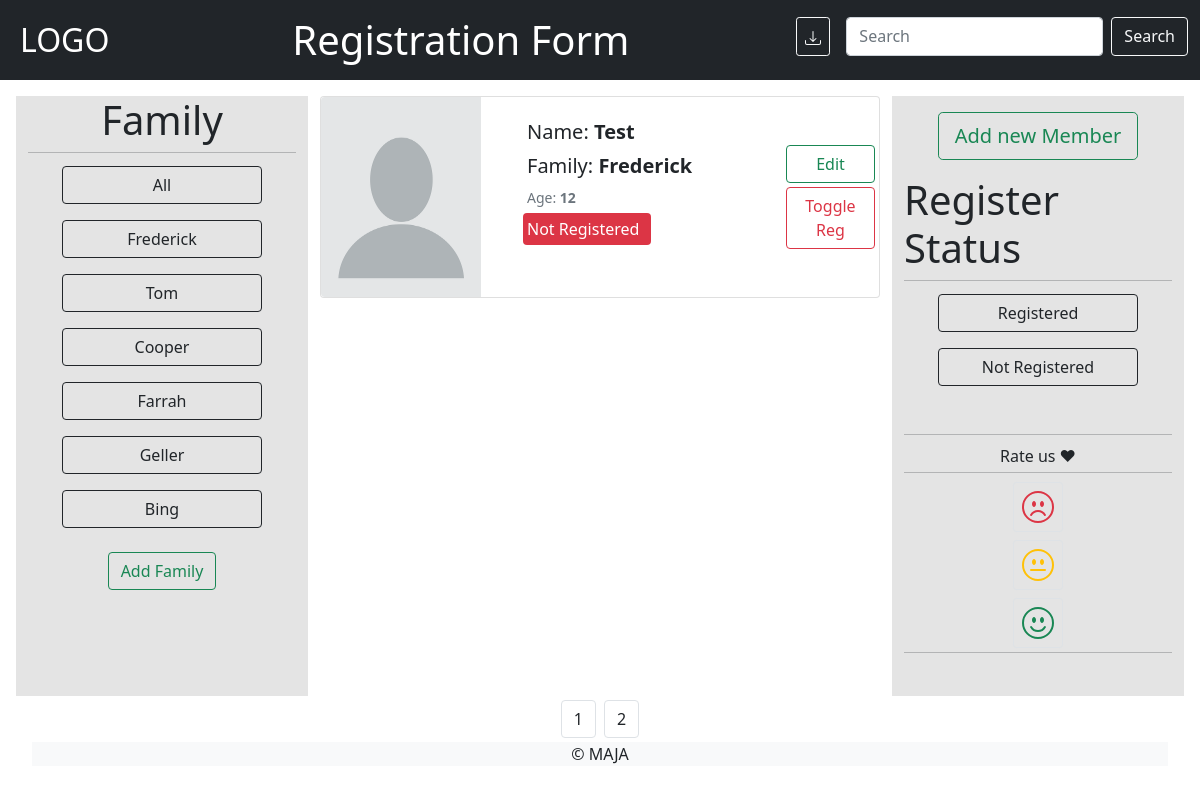
Page /2 on the earlier database version.
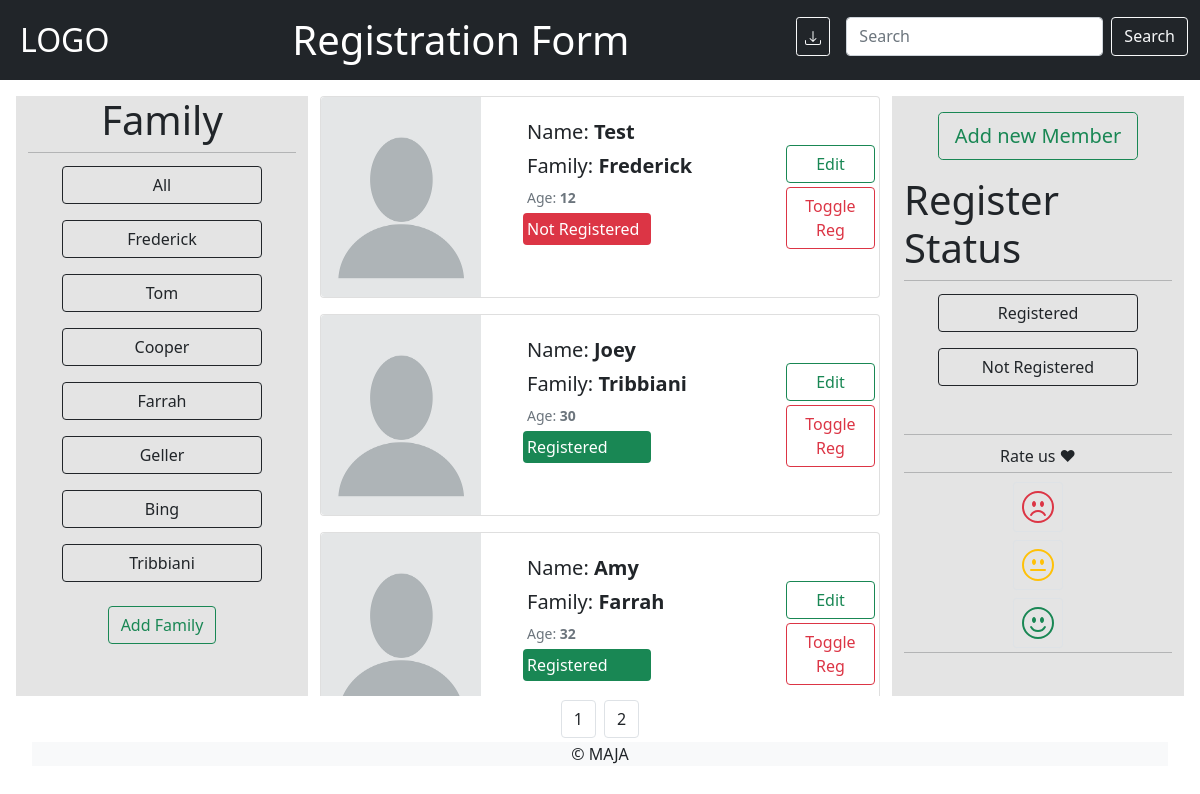
Same page on the later database version.
### base/models.py (models this page shows, shortened)
class Family(models.Model):
    family_name = models.CharField(max_length=50,null=False)
    def __str__(self):
        return self.family_name

class Member(models.Model):
    name = models.CharField(max_length=50,null=False)
    age = models.PositiveIntegerField(null=False)
    gender = models.CharField(max_length=10,choices=[('Male','Male'),('Female','Female')])
    family = models.ForeignKey(Family,on_delete=models.CASCADE,null=False)
    attended = models.BooleanField(default=False)
    photo = models.ImageField(null="True",default='avatar.png')

### base/views.py (the view, shortened to what this page needs)
# urls.py: path('<int:page>',views.home,name='home'),
def home(request,page):
    if request.method=='GET':
        fam = request.GET.get('fam') if request.GET.get('fam') else ''
        q = request.GET.get('q') if request.GET.get('q') else ''
        reg = [int(request.GET.get('reg'))] if request.GET.get('reg') else [0,1]
        members = Member.objects.filter(
            Q(family__family_name__icontains = fam) &
            Q(name__icontains = q) &
            Q(attended__in = reg)
        )
        total = len(members)
        member_per_page = 10
        pages = total//member_per_page+1 if total%member_per_page else total//member_per_page
        famForm= FamilyForm()
        families = Family.objects.all()
        if fam or q or reg !=[0,1]:
            filename = 'Export-filtered.csv'
        else:
            filename =  'Export-all.csv'
        with open(filename,'w') as file:
            print ('Name,Family,Age,Gender,participated',file=file)
            for member in members:
                print(member.name+','+member.family.family_name+','+str(member.age)+','+member.gender+','+str(member.attended),file=file)
        members = members [(page-1)*member_per_page:page*member_per_page]
        context={'members':members,'families':families,'famForm':famForm, 'range':range(1,pages+1)}
        return render(request,'base/index.html',context)

### base/forms.py
class FamilyForm(ModelForm):
    class Meta:
        model = Family
        fields = '__all__'

### base/templates/base/index.html (shortened to what this page needs)
<!DOCTYPE html>
{% load static %}
<html>
    <head>
        <link href="https://cdn.jsdelivr.net/npm/bootstrap@5.1.3/dist/css/bootstrap.min.css" rel="stylesheet">
        <link rel="stylesheet" type="text/css" href={% static 'css/main.css' %}>
    </head>
    <body class='bg-white'>
        <nav>
            {% include 'base/navbar.html'%}
        </nav>
        <div class='m-3 row'>
            <div class='col-3 bg-new'>
                {% include 'base/fam-filter.html'%}
            </div>
            <div class='col-6 overflow-scroll' style='height:600px'>
                {% for member in members %}
                <div class="card mb-3" style="max-width: 700px;">
                    <div class="row g-0">
                      <div class="col-md-4">
                        <img src="{{member.photo.url}}" style="height:200px; width:160px" class="img-fluid rounded-start" alt="...">
                      </div>
                      <div class="col-md-6">
                        <div class="card-body">
                          <p class="card-text fs-5 m-1">Name: <b>{{member.name}}</b></p>
                          <p class="card-text fs-5 m-1">Family: <b>{{member.family}}</b></p>
                          <p class="card-text fs-6 m-1"><small class="text-muted">Age: <b>{{member.age}}</b></small></p>
                          {% if member.attended %}
                          <p class='card-text bg-success text-white rounded p-1 text-wrap' style="width: 8rem"> Registered </p>
                          {% else %}
                          <p class='card-text bg-danger text-white text-fluid rounded p-1 text-wrap' style="width: 8rem"> Not Registered </p>
                          {% endif %}
                        </div>
                      </div>
                      <div class="col-md-2  ">
                          <div class='card-body p-0 mt-5 me-1 '>
                                <a href="{% url 'edit-user' member.id %}" class='btn img-fluid btn-md btn-outline-success d-none d-sm-block d-md-none d-lg-block'>Edit</a>
                                <form method='POST'>
                                  <button class='btn btn-outline-danger mt-1'name='toggle' value={{member.id}} type='submit'>Toggle Reg </reg>
                                </form>
                            </div>
                    </div>
                    </div>
                  </div>
                {% endfor %}
            </div>
            <div class='col-3 bg-new'>
                {% include 'base/additional.html' %}
            </div>
            <footer class=''>
              <div class='d-flex justify-content-center m-1 '>
                {% for i in range %}
                <a id='page-change-{{range}}' class='btn btn-outline-dark  border mx-1'>{{i}}</a>
                {% endfor %}
              </div>
              <p class='bg-light text-center m-1'> &#169; MAJA </p>
            </footer>
      </body>
</html>

### base/templates/base/navbar.html (shortened to what this page needs)
<nav class="navbar navbar-expand-lg navbar-dark bg-dark ">
    <div class="container-fluid d-flex justify-content-between align-items-center">
      <a class="navbar-brand fs-2 ms-2" href="{% url 'home' 1 %}">LOGO</a>
      <h1 class="navbar-brand fs-1 d-none d-lg-block m-0" id='nav-title'>Registration Form<h1>
      <div class="" id="navbarSupportedContent">
        <div class="d-flex">
          <a href="{% url 'export'  %}" title ='Click to Export' class='btn btn-sm btn-outline-light me-3 p-2'></a>
          <div class="d-flex" id='main-form' >
            <input class="form-control me-2" id='main-search-form' name='q' type="search" placeholder="Search" aria-label="Search">
            <button class="btn btn-outline-light" id='main-search' >Search</button>
          </div>
        </div>
      </div>
    </div>
  </nav>

### base/templates/base/fam-filter.html (shortened to what this page needs)
<div class='d-flex flex-column align-items-center'>
    <h1 class='h1'>Family</h1>
    <hr>
    <a href="{% url 'home' 1%}" class='btn btn-outline-dark m-2' style='width:200px'>All</a>
    {% for family in families %}
    <button id ='{{family.family_name}}'  class='btn btn-outline-dark m-2' style='width:200px'>{{family.family_name}}</button>
    {% endfor %}
    <button class="btn btn-outline-success position-relative mt-3" type="button" data-bs-toggle="collapse" data-bs-target="#collapseExample" aria-expanded="false" aria-controls="collapseExample">
        Add Family
      </button>
</div>

### base/templates/base/additional.html (shortened to what this page needs)
<div class='d-flex flex-column align-items-center mt-3'>
    <a href="{% url 'create-user' %}" class='btn btn-outline-success btn-lg'>Add new Member</a>
    <h1 class='h1 mt-3'>Register Status </h1>
    <hr>
    <a  id='regtrue' class='btn btn-outline-dark m-2' style='width:200px'>Registered</a>
    <a  id='regfalse' class='btn btn-outline-dark m-2 mb-5' style='width:200px'>Not Registered</a>
    <hr>
    <p class=' p-1 m-0'> Rate us &hearts; </p>
   <hr>
      <hr>
</div>

### static/css/main.css (style rules this page uses)
html { margin: 0px; overflow: hidden; }
nav { height:80px; }
.bg-new { background-color: rgb(228, 228, 228); }
hr { width: 100%; margin: 0px; margin-bottom: 5px;; }
.bg-white { background-color: white; }

Differences in the rows shown:
added Family: family_name "Tribbiani"
added Member: photo (placeholder picture), name "Joey", family "Tribbiani", age "30", attended "Registered", {{ member.id }} 12 (drawn)
added Member: photo (placeholder picture), name "Amy", family "Farrah", age "32", attended "Registered", {{ member.id }} 13 (drawn)
